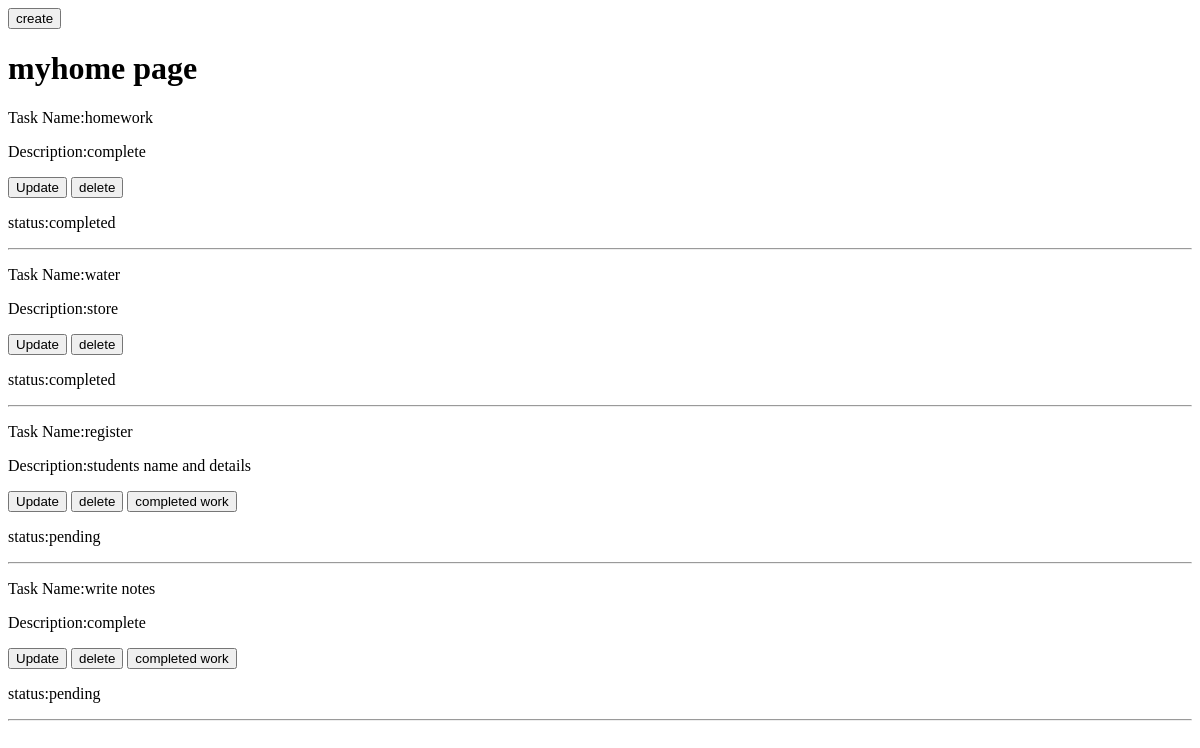
Before: / with the older database file.
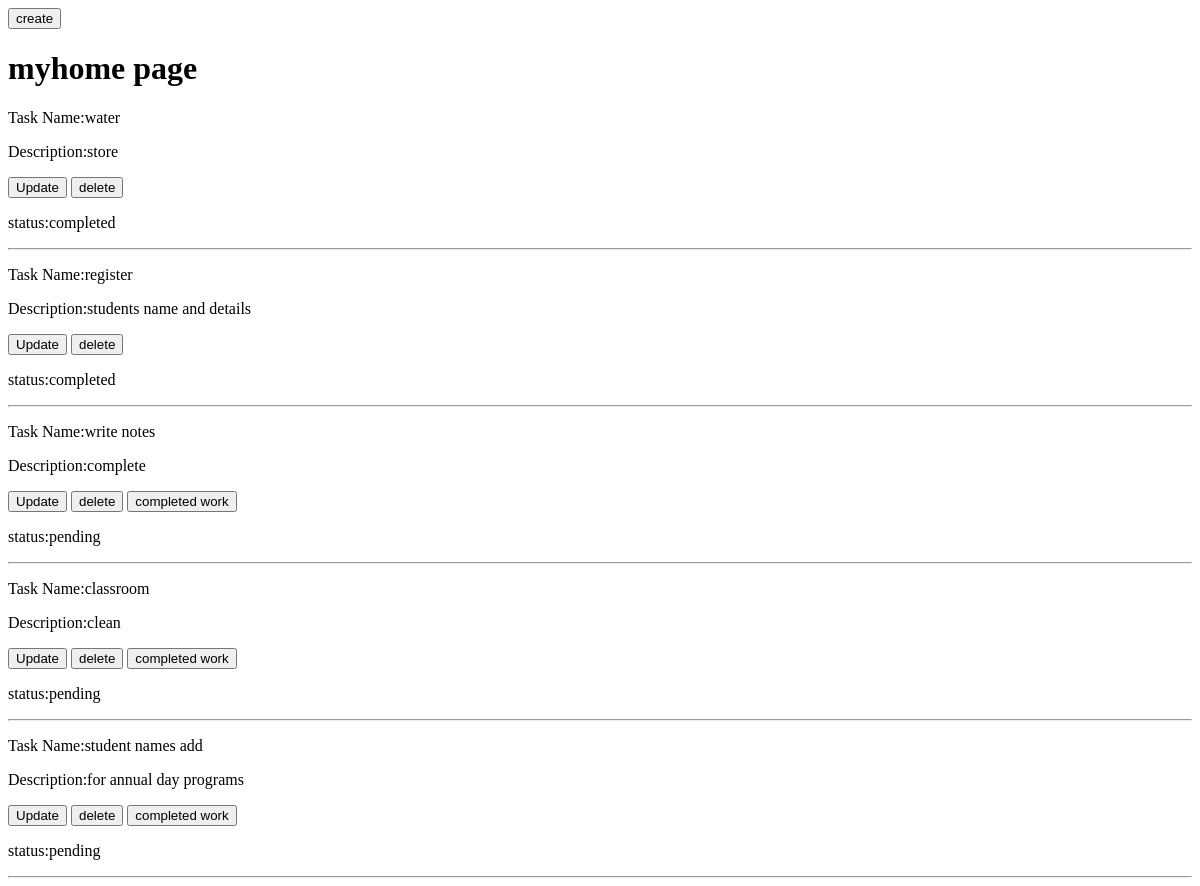
After: the same page with the newer database file.
### myapp/models.py (models this page shows, shortened)
class TaskList(models.Model):
    name = models.CharField(max_length=100)
    description = models.TextField()
    status = models.CharField(max_length=100,default="pending")

### myapp/views.py (the view)
# urls.py: 2. Add a URL to urlpatterns:  path('', views.home, name='home')
def home(request):
    data = TaskList.objects.all()
    return render(request,"home.html",{"dts":data})

### templates/home.html (shortened to what this page needs)
<!DOCTYPE html>
<html lang="en">
<head>
</head>
<body>
    <a href="create/"><button>create</button></a>
    <h1>myhome page</h1>
    {% for i in dts %}
    <p>Task Name:{{ i.name }}</p>
    <p>Description:{{ i.description }}</p>
    <a href="update/{{i.id}}/"><button>Update</button></a>
    <a href="delete/{{i.id}}/"><button>delete</button></a>
    {% if i.status == "pending" %}
    <a href="completedwork/{{i.id}}/"><button>completed work</button></a>
    {% endif %}
    <p>status:{{ i.status }}</p>
    <hr>
    {% endfor %}
</body>
</html>

Changed rows visible on the page:
removed TaskList: name "homework", description "complete", status "completed"
changed TaskList "register": status "pending" → "completed"; no longer shows "completed work"
added TaskList: name "classroom", description "clean", status "pending"
added TaskList: name "student names add", description "for annual day programs", status "pending"
